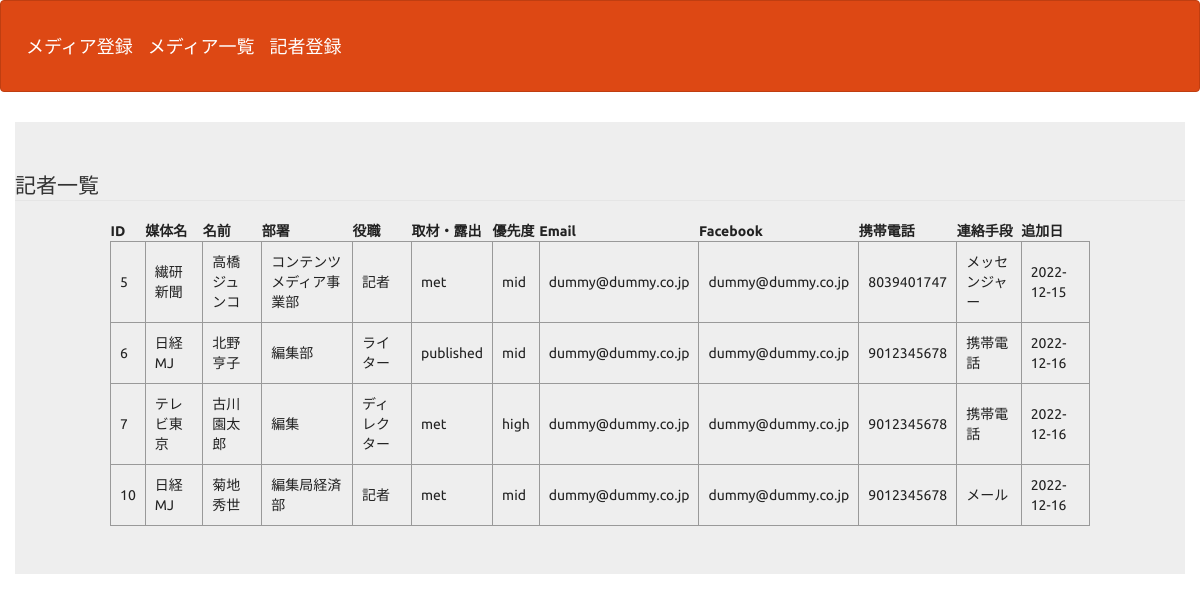
The page /journalist_select.php on the database its author committed.
### tables this page shows
CREATE TABLE `journalist_table` (
  `journalist_id` int(11) NOT NULL,
  `name` varchar(64) NOT NULL,
  `department` varchar(64) DEFAULT NULL,
  `title` varchar(32) DEFAULT NULL,
  `status` varchar(32) NOT NULL,
  `priority` varchar(32) NOT NULL,
  `email` varchar(128) NOT NULL,
  `facebook` varchar(128) DEFAULT NULL,
  `tel_mobile` varchar(64) NOT NULL,
  `date_registered` date NOT NULL,
  `date_updated` date DEFAULT NULL,
  `approach_preferred` varchar(64) DEFAULT NULL,
  `media_id` int(32) DEFAULT NULL,
  `media_name` varchar(32) DEFAULT NULL
);

### journalist_select.php (the view, shortened to what this page needs)
<?php
function h($str){
  return htmlspecialchars($str, ENT_QUOTES);
}
try {
  $pdo = new PDO('mysql:dbname=gs_php02_submit;charset=utf8;host=localhost','root','');
} catch (PDOException $e) {
  exit('DBConnectError'.$e->getMessage());
}
$stmt = $pdo->prepare("SELECT * FROM journalist_table");
$status = $stmt->execute();
$view="";
if ($status==false) {
  $error = $stmt->errorInfo();
  exit("ErrorQuery:".$error[2]);
}else{
  while( $result = $stmt->fetch(PDO::FETCH_ASSOC)){
    $media_name = h($result['media_name']);
    $name = h($result['name']);
    $department = h($result['department']);
    $title = h($result['title']);
    $priority = h($result['priority']);
    $status = h($result['status']);
    $email = h($result['email']);
    $facebook = h($result['facebook']);
    $tel_mobile = h($result['tel_mobile']);
    $approach_preferred = h($result['approach_preferred']);
    $date_registered =$result['date_registered'];
    $view .= "<tr>
    <td>{$result['journalist_id']}</td>
    <td>{$media_name}</td>
    <td>{$name}</td>
    <td>{$department}</td>
    <td>{$title}</td>
    <td>{$status}</td>
    <td>{$priority}</td>
    <td>{$email}</td>
    <td>{$facebook}</td>
    <td>{$tel_mobile}</td>
    <td>{$approach_preferred} </td>
    <td>{$date_registered} </td>
    </tr>";
  }
}
?>
<!DOCTYPE html>
<html lang="ja">
<head>
<link rel="stylesheet" href="./css/range.css">
<link href="css/bootstrap.min.css" rel="stylesheet">
</head>
<body id="main">
<header>
  <nav class="navbar navbar-default">
    <div class="container-fluid">
      <div class="navbar-header">
        <a class="navbar-brand" href="index.php">メディア登録</a>
        <a class="navbar-brand" href="select.php">メディア一覧</a>
        <a class="navbar-brand" href="index.php">記者登録</a></div>
      </div>
  </nav>
</header>
<div>
    <div class="container jumbotron">
    <legend>記者一覧</legend>
    <table style = "padding: 10px; margin:0 auto; ">
        <tr>
          <th>ID</th>
          <th>媒体名</th>
          <th>名前</th>
          <th>部署</th>
          <th>役職</th>
          <th>取材・露出</th>
          <th>優先度</th>
          <th>Email</th>
          <th>Facebook</th>
          <th>携帯電話</th>
          <th>連絡手段</th>
          <th>追加日</th>
        </tr>
    <?= $view ?>
  </div>
</div>
</body>
</html>

### journalist_select.php (style rules this page uses)
div { padding: 10px;font-size:16px; }
table { border-collapse:collapse; font-size:14px; color:#222; margin:0 auto; width:980px; }
table td { padding:10px 9px; border:1px solid #999; }

### rows shown on the page
journalist_table: journalist_id "5", media_name "繊研新聞", name "高橋ジュンコ", department "コンテンツメディア事業部", title "記者", status "met", priority "mid", email "dummy@dummy.co.jp", facebook "dummy@dummy.co.jp", tel_mobile "8039401747", approach_preferred "メッセンジャー", date_registered "2022-12-15"
journalist_table: journalist_id "6", media_name "日経MJ", name "北野亨子", department "編集部", title "ライター", status "published", priority "mid", email "dummy@dummy.co.jp", facebook "dummy@dummy.co.jp", tel_mobile "9012345678", approach_preferred "携帯電話", date_registered "2022-12-16"
journalist_table: journalist_id "7", media_name "テレビ東京", name "古川園太郎", department "編集", title "ディレクター", status "met", priority "high", email "dummy@dummy.co.jp", facebook "dummy@dummy.co.jp", tel_mobile "9012345678", approach_preferred "携帯電話", date_registered "2022-12-16"
journalist_table: journalist_id "10", media_name "日経MJ", name "菊地秀世", department "編集局経済部", title "記者", status "met", priority "mid", email "dummy@dummy.co.jp", facebook "dummy@dummy.co.jp", tel_mobile "9012345678", approach_preferred "メール", date_registered "2022-12-16"
